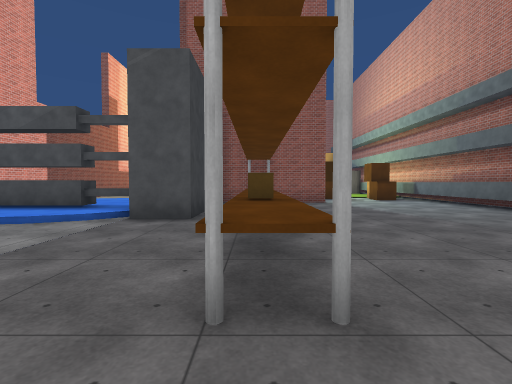
[1] (above)

22 first-person views from a walk through a Unity game level. The camera is 1.4 m above the floor, tilts 2° down and sees 85° across. The floor is counted in squares, 2 m on a side. Each view is taken from the middle of a square. On the plan, view 1 faces up. The plan holds only what a view shows up to about 9 squares ahead; the rest is blank. The place goes on beyond the plan. The player character is not drawn. Some animated figures are not drawn. Some surface patterns are stand-ins.

[2]
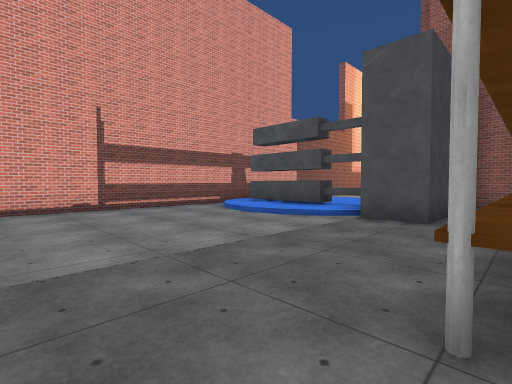

[3]
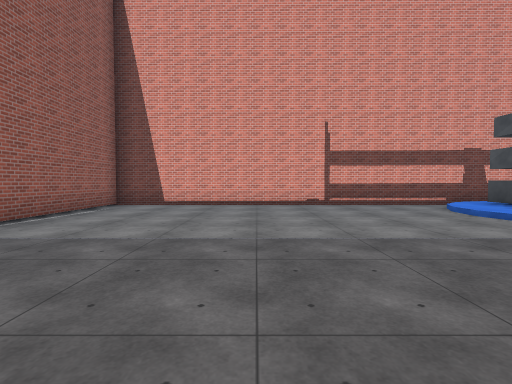

[4]
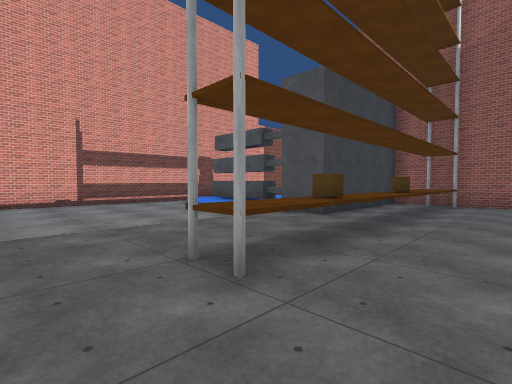

[5]
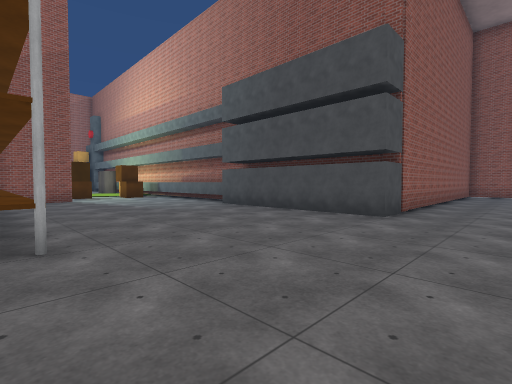

[6]
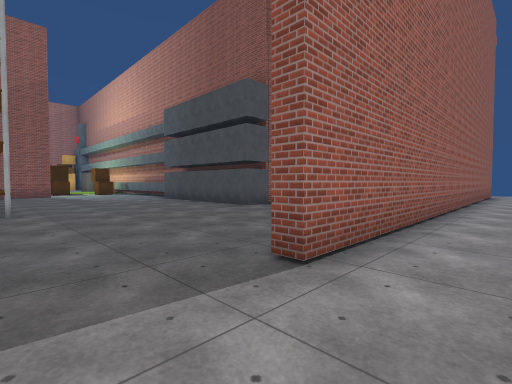

[7]
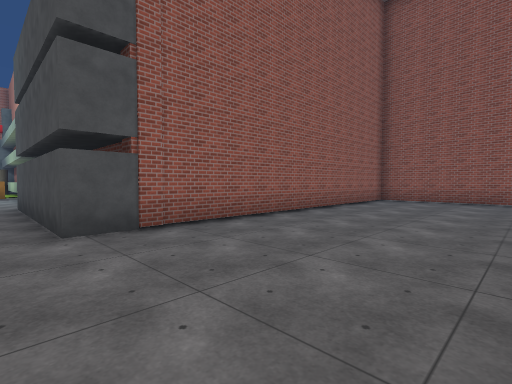

[8]
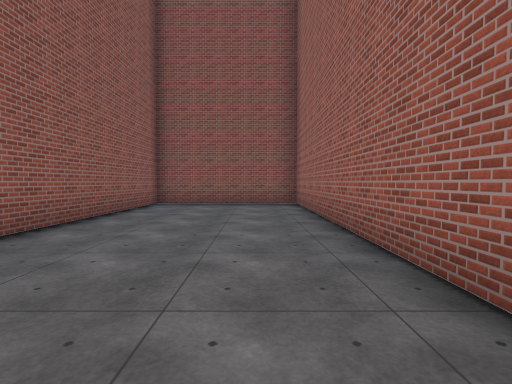

[9]
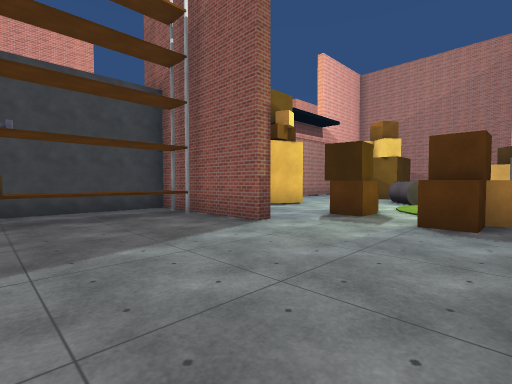

[10]
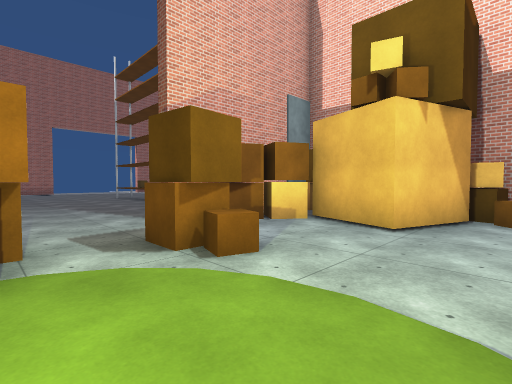

[11]
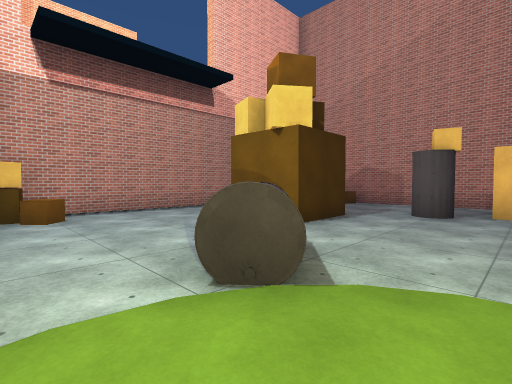

[12]
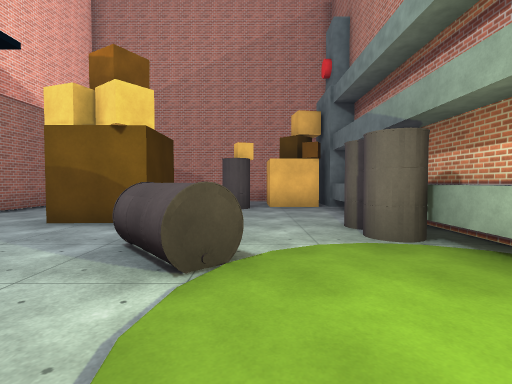

[13]
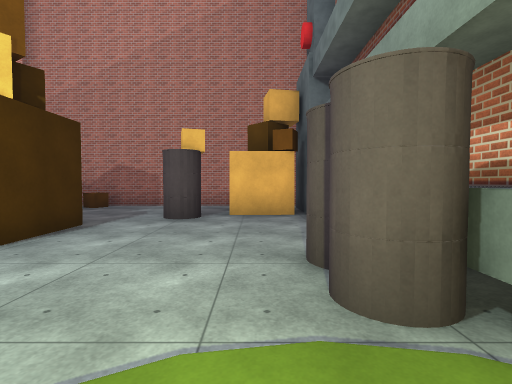

[14]
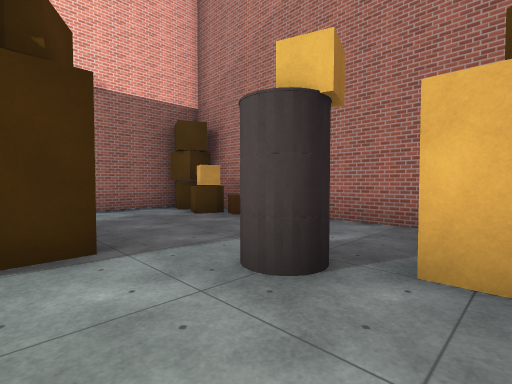

[15]
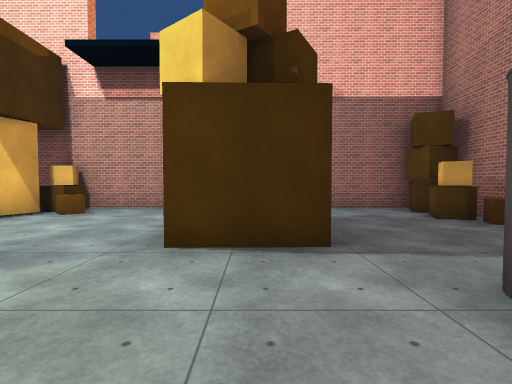

[16]
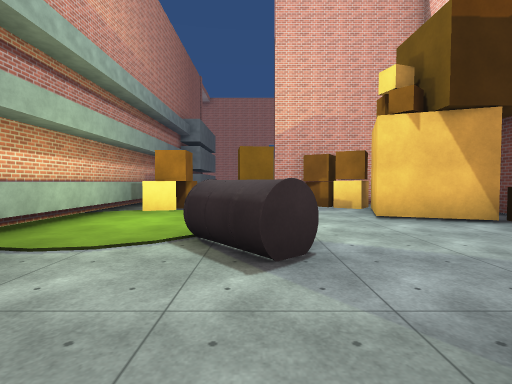

[17]
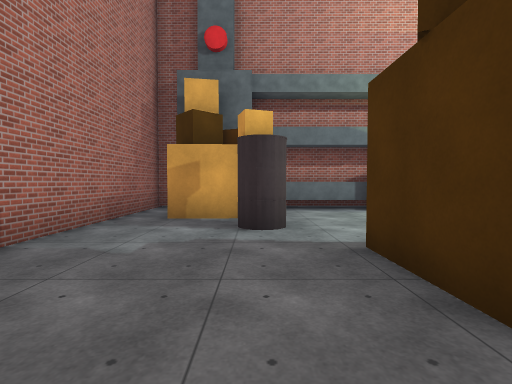

[18]
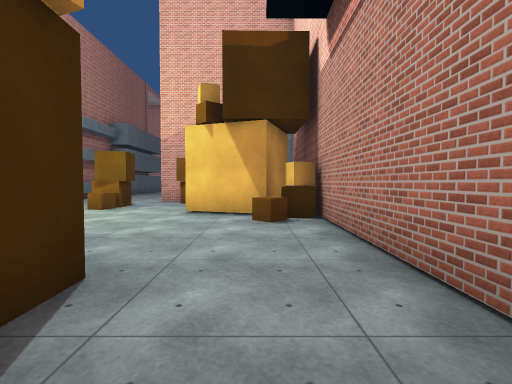

[19]
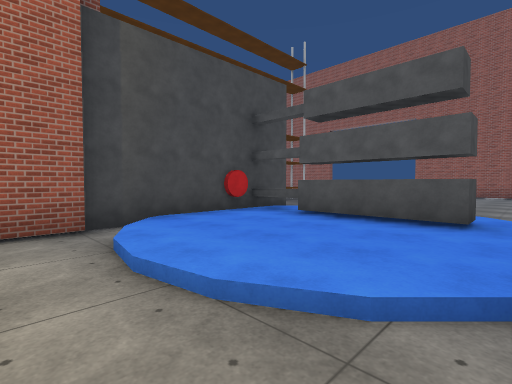

[20]
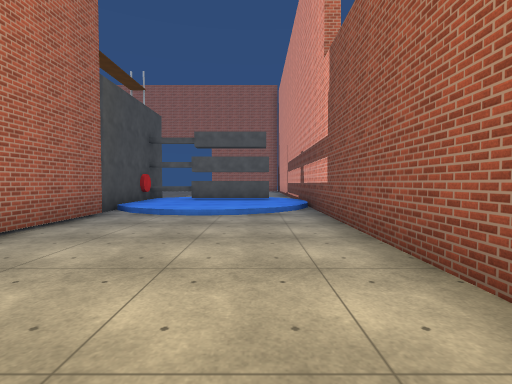

[21]
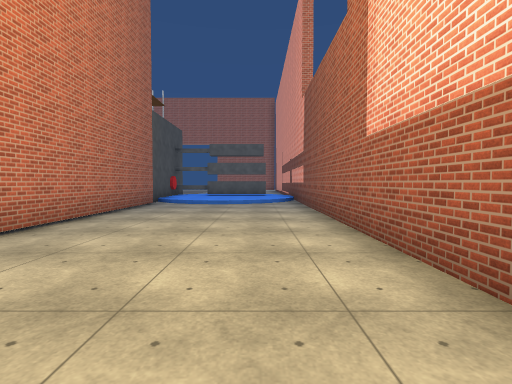

[22]
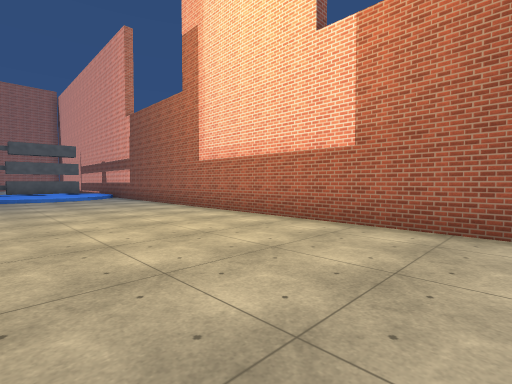

### Floor plan
Key: @ floor where view 1 was taken; # wall or solid block; . main floor; : floor 0.25 m higher than the main floor; / step, stairs or slope; = window, fence, low wall or low ledge; ^ raised ledge; C brown cube; O other object.
Columns run from 8 left of view 1 to 16 right of it. Each row starts with its distance up from view 1.
 24       ##########
 23       CCC......#
 22 #.....#......#.#
 21 #.....#....OO..#
 20 #.....#........#
 19 #.....#..##....#
 18 #.....#..##...O#
 17 #.....#.......O#
 16 #.....#....OO..#
 15 #.....#C...O...#
 14 #.....C#.......#
 13 #.....###..C...#
 12 #.....###..C.O.#
 11 #.....O #C...C.#
 10 #.///.#####....#
  9 #/:::/#.^......#
  8 #:::::#.^......#
  7 #:::::#.^......#
  6 #/===^#.O......
  5 #./://..^.....#
  4 #.......^.....#
  3 #.......O.....#
  2 #.......^.....#
  1 #.............#
  0 #.......@.....###########
 -1 #.......................#
 -2 #.......................#
 -3 #...... ................#
 -4 #.....  .... ...........#
 -5 #####   ..###############
 -6         ..........

Positions as (right, up) in squares from view 1, and headings:
1: (0, 0), facing up
2: (0, 0), facing up-left
3: (1, 0), facing left
4: (2, 0), facing up-left
5: (0, -2), facing up-right
6: (0, -6), facing up-right
7: (5, -4), facing up-right
8: (7, -3), facing right
9: (6, 6), facing up-left
10: (5, 15), facing down-left
11: (5, 14), facing up-left
12: (4, 13), facing up
13: (5, 15), facing up
14: (5, 19), facing up-left
15: (5, 19), facing left
16: (3, 19), facing down
17: (-1, 21), facing right
18: (-1, 20), facing down
19: (-7, 11), facing down-right
20: (-6, 16), facing down
21: (-6, 19), facing down
22: (-3, 22), facing down-left
